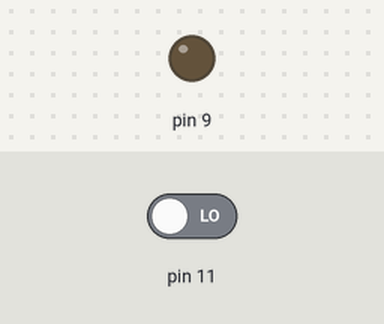
Simulated run of this sketch. Board: Arduino Uno, built with avr-gcc and run on an emulated ATmega328P. Parts: output pins drawn as LEDs (lit = HIGH). Inputs (shaded band) come from the test bench; at power-on: pin 11 LOW.

Above: at 1.2 s.
1.3 s: pin 11 driven HIGH
At 1.9 s:
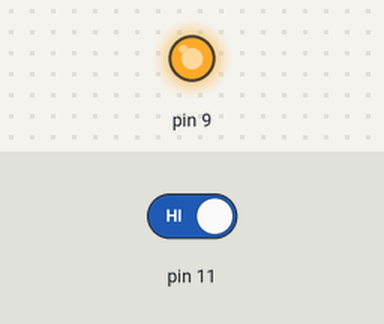
2.8 s: pin 11 driven LOW
At 4.2 s:
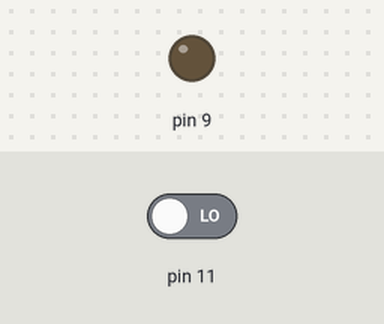
Timing chart, 0 to 5.8 s (numbered marks = the images above; inputs shaded):
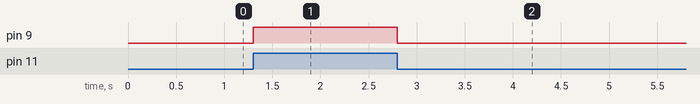

Measured:
- after the input at 1.3 s, pin 9: LOW → HIGH at once
- after the input at 2.8 s, pin 9: HIGH → LOW at once

The sketch:

LedSwitch.ino
```cpp
void setup()
{
  pinMode(9,OUTPUT);
  digitalWrite(9,HIGH);
}

void loop()
{
 if (digitalRead(11)==HIGH)
 digitalWrite(9,HIGH);
 else
  digitalWrite(9,LOW);
}
```
